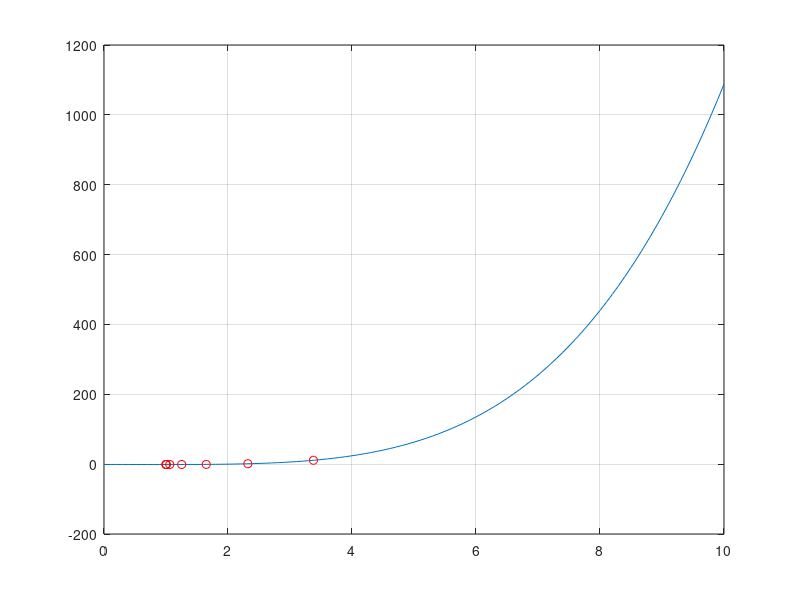

Recreate this plot in MATLAB.
clear;
clc;
tiksloFunkcija = @(x) (x.^2-1).^2/9-1;
tiksloFunkcijosIsvestine = @(x) (4*x*(x.^2-1))/9;
tiksloFunkcijosIsvestine2 = @(x) (12*(x.^2)-4)/9;

% intervalas [l, r]
l = 0;
r = 10;
% grafikas
x = l:0.1:r;
y = tiksloFunkcija(x);

plot(x,y);
hold on;
grid on

% zingsniu skaicius
counter = 1;
% funkcijos kvietimu skaicius
counterFunc = 0;

x0=5;
% tikslumas
tikslumas = 10^-4; 

d = 1;

while d>=tikslumas
    x1=x0 - tiksloFunkcijosIsvestine(x0)/tiksloFunkcijosIsvestine2(x0);
    counterFunc = counterFunc + 2;
    d = abs(x1-x0);
    x0 = x1;

    fprintf('%d iteracija %.15f %.15f \n', counter, x0, tiksloFunkcija(x0));
    plot(x0, tiksloFunkcija(x0), 'or');
    counter = counter + 1;

end

fprintf('\n Minimumas: %.4f %.4f \n Funkcija buvo iskviesta %d kartu \n', x1, tiksloFunkcija(x1), counterFunc);